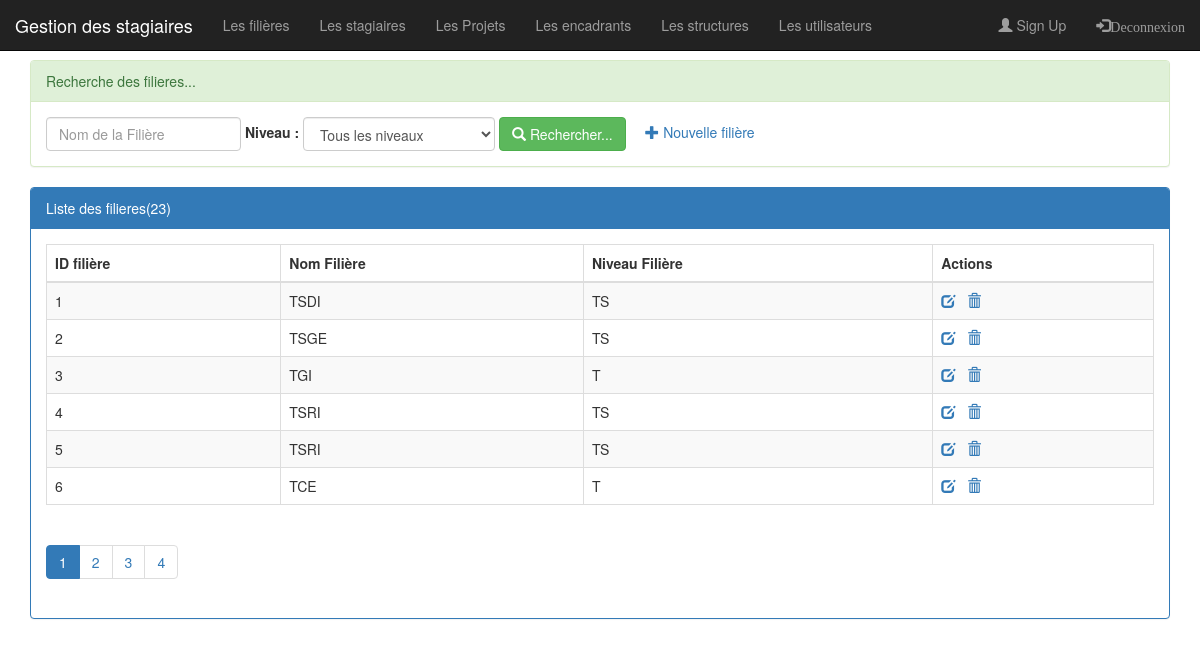
The app's page /pages/filieres.php (signed in) with its own data.
### tables this page shows
create table filiere(
    idFiliere int(4) auto_increment primary key,
    nomFiliere varchar(50),
    niveau varchar(50)
);

### pages/filieres.php (the view, shortened to what this page needs)
<?php
     require_once("connexiondb.php");
     $nomf = isset($_GET['nomF'])?$_GET['nomF']:"";
     $niveau = isset($_GET['niveau'])?$_GET['niveau']:"all";
     $size = isset($_GET['size'])?$_GET['size']:6;
     $page = isset($_GET['page'])?$_GET['page']:1;
     $offset = ($page - 1) * $size;
     if($niveau == "all"){
          $requete = "select * from filiere
                    where nomFiliere like '%$nomf%'
                    limit $size
                    offset $offset";
          $requeteCount = "select count(*) countF from filiere
                    where nomFiliere like '%$nomf%'";
     }
     $resultatFil = $pdo->query($requete);
     $resultatCount = $pdo->query($requeteCount);
     $tabCount = $resultatCount->fetch();
     $nbreFiliere = $tabCount['countF'];
     $reste = $nbreFiliere % $size;
     if(($reste) === 0)
          $nbrePage = floor($nbreFiliere/$size);
     else
          $nbrePage = floor($nbreFiliere/$size) + 1;
?>
<!DOCTYPE html>
<html lang="fr">
<head>
    <link rel="stylesheet" type="text/css" href="../css/bootstrap.min.css">
    <link rel="stylesheet" type="text/css" href="../css/monstyle.css">
</head>
<body>
     <?php include("menu.php");?>
        <div class="container">
            <div class="panel panel-success margetop60">
                    <div class="panel-heading">Recherche des filieres...</div>
                    <div class="panel-body">
                         <form method="get" action="filieres.php" class="form-inline">
                             <div class="form-group">
                                 <input type="text" name="nomF"
                                 placeholder="Nom de la Filière" class="form-control"
                                 value="<?php echo $nomf ?>"/>
                            </div>
                            <label for="niveau">Niveau : </label>
                            <select name="niveau" class="form-control" id="niveau"
                                 onchange="this.form.submit()">
                               <option value="all" <?php if($niveau === "all") echo "selected" ?>>Tous les niveaux</option>
                            </select>
                            <button type="submit"  class="btn btn-success">
                               <span class="glyphicon glyphicon-search "></span>
                               Rechercher... </button>
                               <a href="nouvelleFiliere.php"><span class="glyphicon glyphicon-plus "></span>
                               Nouvelle filière</a>
                         </form>
                    </div>
            </div>
            <div class="panel panel-primary">
                <div class="panel-heading">Liste des filieres(<?php echo $nbreFiliere ?>)</div>
                <div class="panel-body">
                     <table class="table table-striped table-bordered">
                        <thead>
                            <tr>
                               <th>ID filière</th><th>Nom Filière</th><th>Niveau Filière</th><th>Actions</th>
                            </tr>
                        </thead>
                        <tbody>
                             <?php while($filiere = $resultatFil->fetch()){ ?>
                                <tr>
                                  <td><?php echo $filiere['idFiliere'] ?></td>
                                  <td><?php echo $filiere['nomFiliere'] ?></td>
                                  <td><?php echo $filiere['niveau'] ?></td>
                                  <td>
                                     <a href="editerFiliere.php?idF=<?php echo $filiere['idFiliere'] ?>">
                                        <span class="glyphicon glyphicon-edit "></span>
                                     </a>
                                     <a onclick="return confirm('Etes vous sur de vouloir supprimer la filière')"
                                         href="supprimerFiliere.php?idF=<?php echo $filiere['idFiliere'] ?>">
                                         <span class="glyphicon glyphicon-trash "></span> </td>
                                </tr>
                             <?php }?>
                        </tbody>
                     </table>
                     <div>
                        <ul class="pagination">
                              <?php for($i=1; $i<=$nbrePage; $i++){ ?>
                                   <li class="<?php if($i==$page) echo 'active'?>">
          <a href="filieres.php?page=<?php echo $i;?>&nomF=<?php echo $nomf ?>&niveau=<?php echo $niveau ?>">
                                          <?php echo $i; ?>
                                        </a>
                                   </li>
                               <?php } ?>
                         </ul>
                     </div>
                </div>
        </div>
</body>
</html>

### pages/menu.php (shortened to what this page needs)
<nav class="navbar navbar-inverse navbar-fixed-top">
    <div class="container-fluid">
       <div class="navbar-header">
          <a href="../index.php" class="navbar-brand">
           Gestion des stagiaires </a>
       </div>
        <ul class="nav navbar-nav">
            <li><a href="filieres.php">Les filières</a></li>
            <li><a href="stagiaires.php">Les stagiaires</a></li>
            <li><a href="projets.php">Les Projets</a></li>
            <li><a href="encadrants.php">Les encadrants</a></li>
            <li><a href="structures.php">Les structures</a></li>
            <li><a href="utilisateurs.php">Les utilisateurs</a></li>
        </ul>
        <ul class="nav navbar-nav navbar-right">
            <li><a href="#"><span class="glyphicon glyphicon-user"></span> Sign Up</a></li>
            <li ><a href="logout.php"><span class="glyphicon glyphicon-log-in">Deconnexion</span></a></li>
         </ul>
      </div>
</nav>

### css/monstyle.css (style rules this page uses)
.margetop60 { margin-top: 60px; }

### records on screen
filiere: idFiliere "1", nomFiliere "TSDI", niveau "TS"
filiere: idFiliere "2", nomFiliere "TSGE", niveau "TS"
filiere: idFiliere "3", nomFiliere "TGI", niveau "T"
filiere: idFiliere "4", nomFiliere "TSRI", niveau "TS"
filiere: idFiliere "5", nomFiliere "TSRI", niveau "TS"
filiere: idFiliere "6", nomFiliere "TCE", niveau "T"

### other values on screen
$nbreFiliere "23"
